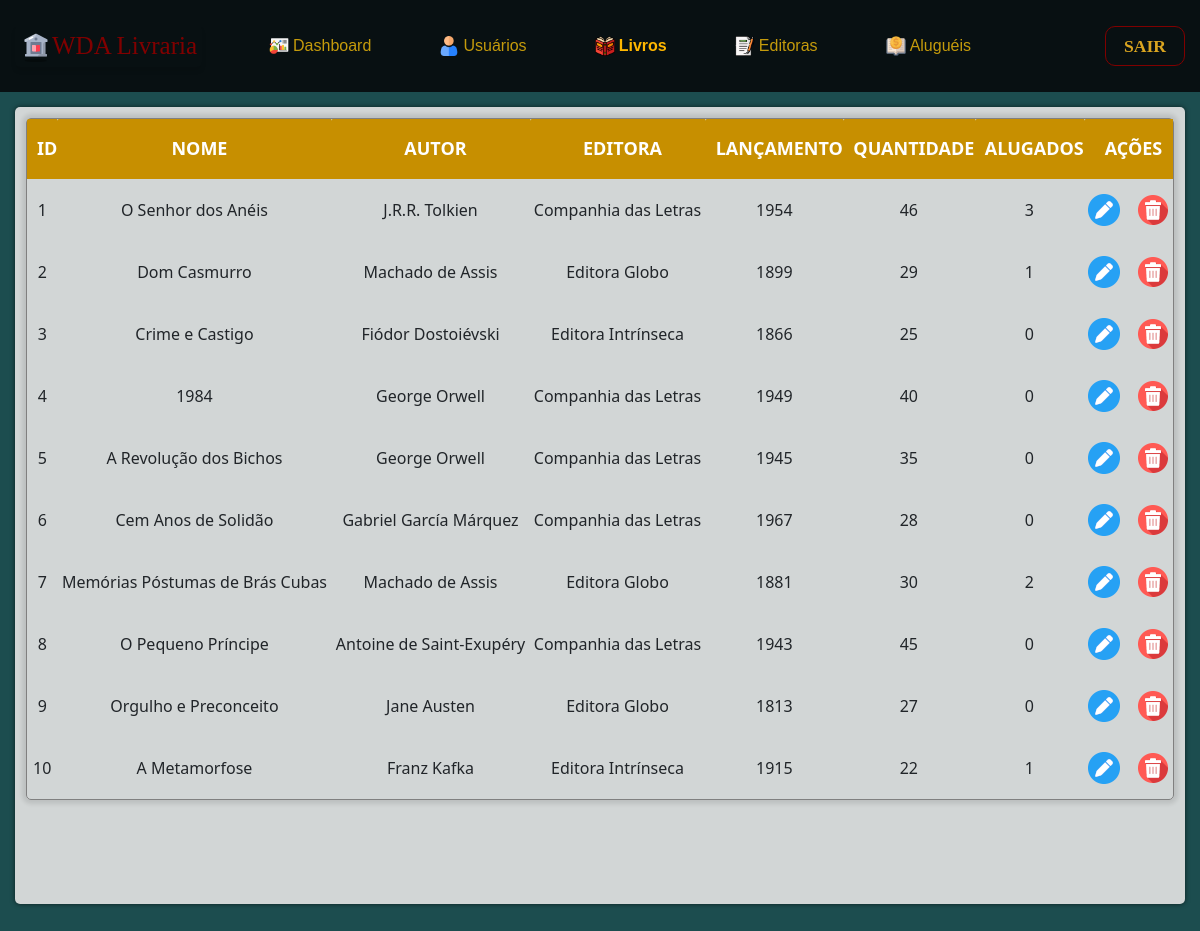
Before: /livro.php (signed in) with the older database file.
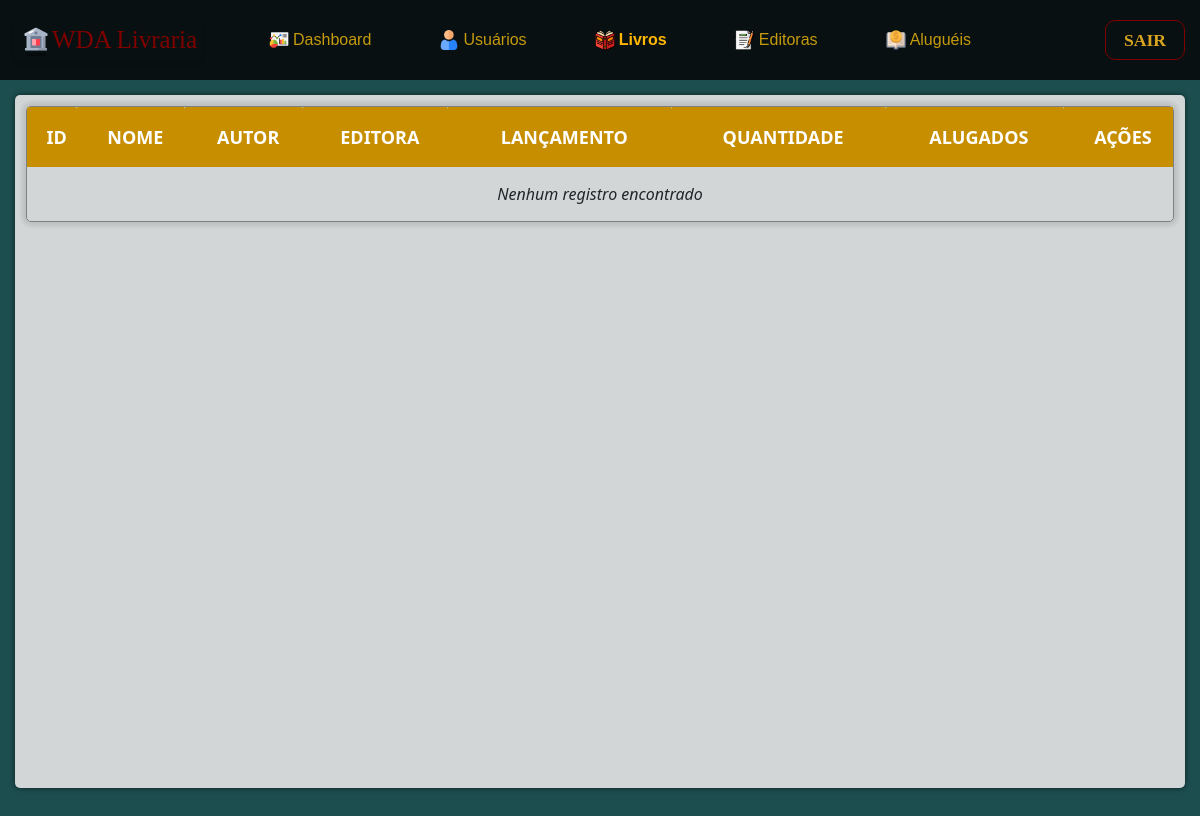
After: the same page with the newer database file.
### tables this page shows
CREATE TABLE `livros` (
    `id` int(11) NOT NULL AUTO_INCREMENT,
    `nome` varchar(45) NOT NULL,
    `autor` varchar(45) NOT NULL,
    `editora_id` int(11) NOT NULL,
    `lancamento` int(4) NOT NULL,
    `quantidade` int(4) NOT NULL,
    `alugados` int(4) NOT NULL,
    PRIMARY KEY (`id`),
    FOREIGN KEY (`editora_id`) REFERENCES editoras(id)
);

### livro.php (the view, shortened to what this page needs)
<?php
include_once('php/config.php');
$sql = "SELECT * FROM livros ORDER BY id ASC";
$result = $conexao->query($sql);
?>
<!DOCTYPE html>
<html lang="pt-br">
<head>
    <link href="https://cdn.jsdelivr.net/npm/bootstrap@5.3.0-alpha3/dist/css/bootstrap.min.css" rel="stylesheet">
    <link rel="stylesheet" href="https://cdnjs.cloudflare.com/ajax/libs/twitter-bootstrap/5.3.0/css/bootstrap.min.css">
    <link rel="stylesheet" href="https://cdn.datatables.net/1.13.6/css/dataTables.bootstrap5.min.css">
    <link rel="stylesheet" href="css/style.css?<?php echo rand(1, 1000); ?>" media="all">
    <link rel="stylesheet" href="css/mediaquery.css?<?php echo rand(1, 1000); ?>">
</head>
<body>
    <header>
        <nav class="menubar">
            <div class="logo">
                <img src="img/favicon.ico" alt="">
                <a class="title-link" href="inicio.php">WDA Livraria</a>
            </div>
            <div class="links">
                <div class="link">
                    <img src="img/dashboard.png" alt="" class="links_icons">
                    <a href="inicio.php">Dashboard</a>
                </div>
                <div class="link">
                    <img src="img/usuarios.png" alt="" class="links_icons">
                    <a href="user.php">Usuários</a>
                </div>
                <div class="link">
                    <img src="img/livros.png" alt="" class="links_icons">
                    <a href="livro.php" class="selected">Livros</a>
                </div>
                <div class="link">
                    <img src="img/editoras.png" alt="" class="links_icons">
                    <a href="editora.php">Editoras</a>
                </div>
                <div class="link">
                    <img src="img/alugueis.png" alt="" class="links_icons">
                    <a href="aluguel.php">Aluguéis</a>
                </div>
            </div>
            <a href="php/sair.php" id="sair-btn"><button class="btn btn-outline-danger" id="botao-sair" type="submit">SAIR</button></a>
        </nav>
    </header>
    <div class="corpo">
        <main>
            <div class="grid-body">
                <table class="container-grid" id="tabela">
                    <thead>
                        <tr>
                            <th class='titulos'>ID</th>
                            <th class='titulos'>NOME</th>
                            <th class='titulos'>AUTOR</th>
                            <th class='titulos'>EDITORA</th>
                            <th class='titulos'>LANÇAMENTO</th>
                            <th class='titulos'>QUANTIDADE</th>
                            <th class='titulos'>ALUGADOS</th>
                            <th class='titulos'>AÇÕES</th>
                        </tr>
                    </thead>
                    <tbody>
                        <?php
                        if (mysqli_num_rows($result) > 0) {
                            while ($livro_data = mysqli_fetch_assoc($result)) {
                                $nome_livro = $livro_data['nome'];
                                $id = $livro_data['id'];
                                $sqlAluguelConect = "SELECT * FROM alugueis WHERE livro = '$nome_livro' AND data_devolucao = 0";
                                $sqlAluguelResult = $conexao->query($sqlAluguelConect);
                                $livro_data['alugados'] = $sqlAluguelResult->num_rows;
                                $aluguel_quant = $livro_data['alugados'];
                                mysqli_query($conexao, "UPDATE livros SET alugados = '$aluguel_quant' WHERE id = '$id' ");
                                echo "
                                <tr>
                                    <td class='itens'>" . $livro_data['id'] . "</td>"
                                    . "<td class='itens'>" . $livro_data['nome'] . "</td>"
                                    . "<td class='itens'>" . $livro_data['autor'] . "</td>"
                                    . "<td class='itens'>" . $livro_data['editora'] . "</td>"
                                    . "<td class='itens'>" . $livro_data['lancamento'] . "</td>"
                                    . "<td class='itens'>" . $livro_data['quantidade'] . "</td>"
                                    . "<td class='itens'>" . $livro_data['alugados'] . "</td>"
                                    . "<td class='itens'>
                                        <img src='img/pencil.png' data-id='$livro_data[id]' class='edit' onclick=" . "abrirModal('edit-modal');resetForm('edit-modal');" . " alt='PencilEdit' title='Editar'>
                                        &nbsp;&nbsp;
                                        <img src='img/bin.png' data-id='$livro_data[id]' class='exclu' onclick=" . "abrirModal('exclu-modal')" . " alt='Bin' title='Deletar'>
                                    </td>
                                </tr>";
                            }
                        } else {
                            echo "<tr><td class='itens noresult' colspan='8'>Nenhum registro encontrado</td></tr>";
                        }
                        ?>
                    </tbody>
                </table>
            </div>
        </main>
    </div>
</body>
</html>

### css/style.css (style rules this page uses)
:root { --cor1: rgb(65, 69, 94); --cor2: maroon; --cor3: rgb(197 155 12); --cor4: rgb(22, 36, 38); }
* { font-size: 16px; margin: 0; padding: 0; box-sizing: border-box; }
body { overflow: hidden; background: #1c4d4f; background-position: center center; background-repeat: no-repeat; background-size: cover; background-attachment: fixed; font-family: system-ui, -apple-system, BlinkMacSystemFont, "Segoe UI", Roboto, Oxygen, Ubuntu, Cantarell, "Open Sans", "Helvetica Neue", sans-serif; }
header { width: 100vw; height: 10vh; font-family: "Castoro"; font-size: 20px; }
.menubar { display: flex; flex-direction: row; justify-content: space-between; align-items: center; height: 100%; padding: 10px 15px; background-color: rgb(8, 16, 18); }
.logo { width: fit-content; display: flex; align-items: center; padding: 2px 5px; border-radius: 5px; box-shadow: 0px 4px 4px 0px rgba(0, 0, 0, 0.1); }
.logo a { font-size: 35px; text-decoration: none; color: var(--cor2); }
.links { display: flex; width: 40%; justify-content: space-between; font-family: Arial, Helvetica, sans-serif; }
.link { display: flex; align-items: center; gap: 4px; }
.links_icons { width: 20px; height: 20px; }
.links a { text-decoration: none; color: var(--cor3); font-size: 1em; }
a.selected { color: #ffb700; font-weight: bold; }
#sair-btn { display: flex; align-items: flex-start; height: 100px; text-decoration: none; }
#botao-sair { border: 1px solid var(--cor2); border-radius: 10px; height: 40px; color: #daa520; width: 80px; font-weight: 700; background-color: transparent; display: inline-block; cursor: pointer; text-align: center; padding: 5px; }
.corpo { display: flex; justify-content: center; width: 100%; height: 100vh; padding: 15px; background: #1c4d4f; background-position: center right; background-size: cover; }
main { box-shadow: 0px 0px 5px 0px rgba(0, 0, 0, 0.6); height: 90%; width: 101%; padding: 11px; background-color: #d2d6d6; border-radius: 5px; overflow-y: auto; overflow-x: hidden; border: none; }
.grid-body { display: flex; flex-direction: column; justify-content: space-between; min-height: 80%; }
.btn { color: goldenrod; background: #264347; border-color: #264347; width: 100%; padding: 10px; font-size: 1.1em; margin: 0; margin-top: 30px; font-weight: bold; }
table { border-collapse: separate; border-spacing: 0; border-radius: 5px; }
.container-grid { width: 100%; margin-bottom: 25px; border: 1px solid gray; border-radius: 5px; box-shadow: 0px 0px 4px 4px rgba(0, 0, 0, 0.1); }
.container-grid .titulos { border-radius: 2px 0px 0px 0px; background-color: #c78f00; font-size: 18px; text-align: center; padding-left: 10px; font-weight: bolder; color: white; cursor: pointer; transition: 300ms; height: 60px; }
.container-grid .itens { font-size: 16px; text-align: center; padding: 15px 4px; }
.container-grid .itens.noresult { text-align: center; vertical-align: middle; font-style: italic; }
.itens img { cursor: pointer; }

### css/mediaquery.css (style rules this page uses)
@media (min-width: 801px) and (max-width: 1200px) { .logo a { font-size: 25px; } }
@media (min-width: 801px) and (max-width: 1200px) { .links { width: 60%; } }

Changed rows visible on the page:
removed livros: id "1", nome "O Senhor dos Anéis", autor "J.R.R. Tolkien", editora "Companhia das Letras", lancamento "1954", quantidade "46", alugados "3"
removed livros: id "2", nome "Dom Casmurro", autor "Machado de Assis", editora "Editora Globo", lancamento "1899", quantidade "29", alugados "1"
removed livros: id "3", nome "Crime e Castigo", autor "Fiódor Dostoiévski", editora "Editora Intrínseca", lancamento "1866", quantidade "25", alugados "0"
removed livros: id "4", nome "1984", autor "George Orwell", editora "Companhia das Letras", lancamento "1949", quantidade "40", alugados "0"
removed livros: id "5", nome "A Revolução dos Bichos", autor "George Orwell", editora "Companhia das Letras", lancamento "1945", quantidade "35", alugados "0"
removed livros: id "6", nome "Cem Anos de Solidão", autor "Gabriel García Márquez", editora "Companhia das Letras", lancamento "1967", quantidade "28", alugados "0"
removed livros: id "7", nome "Memórias Póstumas de Brás Cubas", autor "Machado de Assis", editora "Editora Globo", lancamento "1881", quantidade "30", alugados "2"
removed livros: id "8", nome "O Pequeno Príncipe", autor "Antoine de Saint-Exupéry", editora "Companhia das Letras", lancamento "1943", quantidade "45", alugados "0"
removed livros: id "9", nome "Orgulho e Preconceito", autor "Jane Austen", editora "Editora Globo", lancamento "1813", quantidade "27", alugados "0"
removed livros: id "10", nome "A Metamorfose", autor "Franz Kafka", editora "Editora Intrínseca", lancamento "1915", quantidade "22", alugados "1"
Other visible differences:
text now shown: "Nenhum registro encontrado"
